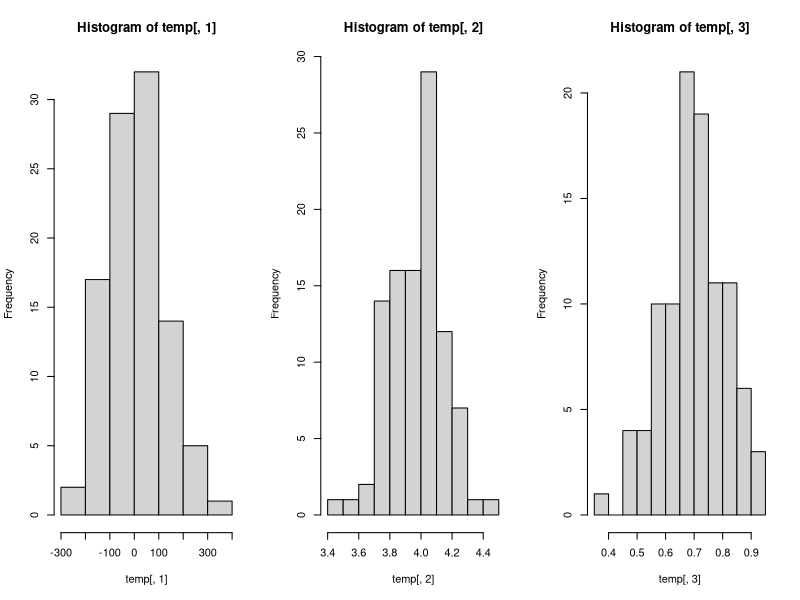

Recreate this plot in R.
## ---- chunk 1

system.time({
  
n=20 # sample size
k=3 # number of paramaters in model
reps <- 1e2 # number of ols iterations
i <- 1 # counter
temp <- matrix(nrow = reps, ncol = k) # matrix to stuff results into dim= "reps" X 3

for(i in 1:reps){
  
e <- rnorm(n=n, mean=0, sd=5) # n-random normal draws for error term
x1 <- rnorm(n=n, mean=100, sd=7) # n-random normal draws for x1 data
x2 <- rnorm(n=n, mean=1000, sd=10) # n-random normal draws for x2 data

y <- 5+ 4* x1+ 0.7* x2 +e # construct model

X <- matrix(c(rep(1, n), x1, x2), nrow=n, ncol=k) # gather X-data into single matrix

b_ols <- solve(crossprod(X, X)) %*% crossprod(X, y) # faster to use matrix algebra over lm function

temp[i, 1] <- b_ols[1]
temp[i, 2] <- b_ols[2]
temp[i, 3] <- b_ols[3]

i <- i+1
}
})
  
dimnames(temp) <- list(c(), c("beta_0", "beta_1", "beta_2"))
  
mu_betas <- matrix(nrow=3, ncol=1)
mu_betas[1,1] <- mean(temp[,1])
mu_betas[2,1] <- mean(temp[,2])
mu_betas[3,1] <- mean(temp[,3])
dimnames(mu_betas) <- list(c(), c("betas"))
mu_betas

ehat <- y-(X %*% b_ols)

sigma2 <- (t(ehat) %*% ehat) / (n-k)
sigma2 <- as.numeric(sigma2)

covb <- sigma2 * solve(crossprod(X, X))
se_b <- sqrt(diag(covb))
t_val <- mu_betas/se_b
dimnames(t_val) <- list(c(), c("t_values"))
t_val


## ---- chunk 2

par(mfrow=c(1,3))
hist(temp[,1])
hist(temp[,2])
hist(temp[,3])

